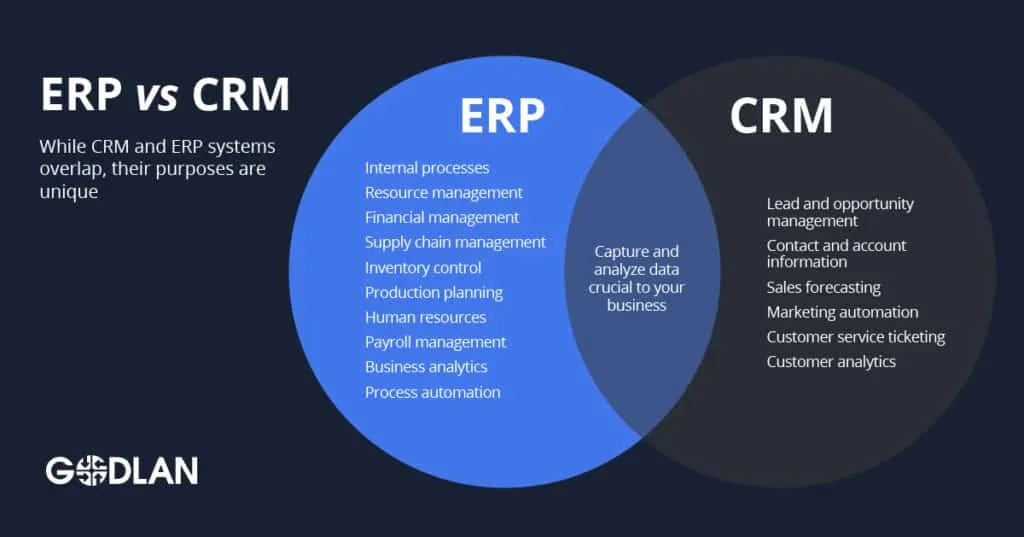
#> input picture day_10/CRMERP.webp, 1024 x 537 px, given in place of CRMERP.jpg, which was not available
$ jupyter execute stretch.ipynb
#> lines starting #> are read from the running program, lines starting #| are printed output that depends on the picture; pictures that were not available may be replaced by others from this repository, and a replacement may not be noted
[cell 1]
import numpy as np
import matplotlib.pyplot as plt
from PIL import Image
import os

# Define the house shape
shape = np.array([
    [0, 2, 2, 0, 0, 1, 2, 1, 0],
    [0, 0, 1, 1, 0, 1, 1, 2, 1]
], dtype=float)


# =========================================================
# 1. ANIMATE ROTATION
# =========================================================

frames = []

for angle in range(0, 361, 10):

    theta = np.radians(angle)

    R = np.array([
        [np.cos(theta), -np.sin(theta)],
        [np.sin(theta),  np.cos(theta)]
    ])

    rotated = R @ shape

    fig, ax = plt.subplots(figsize=(5, 5))

    ax.plot(rotated[0], rotated[1], marker="o")
    ax.set_title(f"Rotation: {angle}°")
    ax.set_aspect("equal")
    ax.set_xlim(-3, 3)
    ax.set_ylim(-3, 3)
    ax.grid(True)

    filename = f"rotation_{angle}.png"
    plt.savefig(filename)
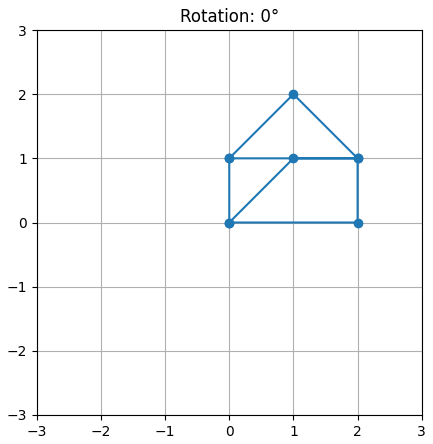
#> figure drawn by matplotlib, 1 panel
    plt.close()

    frames.append(Image.open(filename))

# Create GIF
frames[0].save(
    "rotation.gif",
    save_all=True,
    append_images=frames[1:],
    duration=100,
    loop=0
)
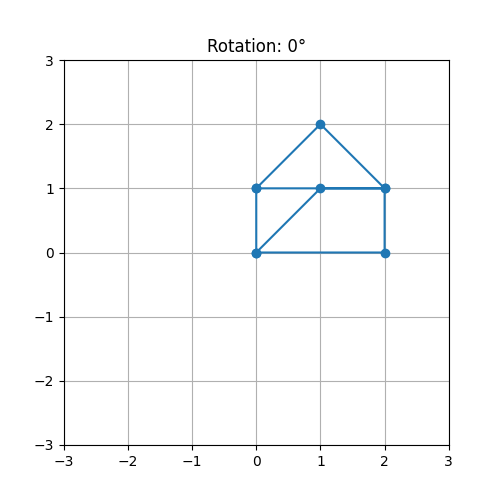
#> saved as rotation.gif: PIL image 500x500 RGBA; mean R, G, B, A 249.6, 250.2, 250.6, 255

# Delete temporary images
for angle in range(0, 361, 10):
    os.remove(f"rotation_{angle}.png")
#> this loop made 37 passes
#> angle on passes 2 to 13: 10, 20, 30, 40, 50, 60, 70, 80, 90, 100, 110, 120

print("Rotation GIF created successfully: rotation.gif")


# =========================================================
# 2. APPLY TRANSFORMATION TO AN ACTUAL IMAGE
# =========================================================

# Change this to your image filename
image_path = "CRMERP.jpg"

if os.path.exists(image_path):

    image = Image.open(image_path).convert("RGB")
#> image is the input picture: PIL image 1024x537 RGB; mean R, G, B 46.3, 62.2, 98.8
    image_array = np.array(image)

    # Example: horizontal shear
    M = np.array([
        [1, 0.5],
        [0, 1]
    ])

    # Display original image
    plt.figure(figsize=(6, 4))
    plt.imshow(image_array)
    plt.title("Original Image")
    plt.axis("off")
    plt.show()

    print("2. Image loaded as NumPy array")
    print("Image shape:", image_array.shape)
#| Image shape: (537, 1024, 3)

else:
    print("\n2. Image not found.")
    print("Put an image in this folder and change image_path.")


# =========================================================
# 3. 3D ROTATION AROUND Z-AXIS
# =========================================================

# Simple 3D cube points
points = np.array([
    [0, 1, 1, 0, 0, 1, 1, 0],
    [0, 0, 1, 1, 0, 0, 1, 1],
    [0, 0, 0, 0, 1, 1, 1, 1]
], dtype=float)

angle = np.radians(45)

Rz = np.array([
    [np.cos(angle), -np.sin(angle), 0],
    [np.sin(angle),  np.cos(angle), 0],
    [0,              0,             1]
])

rotated_points = Rz @ points

fig = plt.figure(figsize=(7, 5))
ax = fig.add_subplot(111, projection="3d")

ax.scatter(
    rotated_points[0],
    rotated_points[1],
    rotated_points[2]
)

ax.set_title("3D Rotation Around Z-Axis")
ax.set_xlabel("X")
ax.set_ylabel("Y")
ax.set_zlabel("Z")

plt.show()
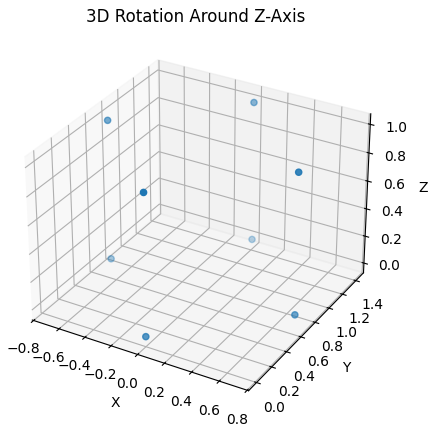
#> figure drawn by matplotlib, 1 panel

print("\n3. 3D rotation completed")


# =========================================================
# 4. APPLY A TRANSFORMATION TWICE
# =========================================================

# Reflection across x-axis
F = np.array([
    [1, 0],
    [0, -1]
])

once = F @ shape
twice = F @ once

print("\n4. Reflection twice")
print("Returns to original?", np.allclose(twice, shape))

# Check the matrix itself
print("F @ F =")
print(F @ F)

print("Is identity?", np.allclose(F @ F, np.eye(2)))


# =========================================================
# 5. AFFINE TRANSFORMATION USING 3×3 MATRIX
# =========================================================

# Point in 2D
point = np.array([2, 3, 1])

# Translation: x + 2, y + 1
T = np.array([
    [1, 0, 2],
    [0, 1, 1],
    [0, 0, 1]
])

new_point = T @ point

print("\n5. Affine transformation")
print("Original point:", point[:2])
print("New point:", new_point[:2])
print("3×3 matrix allows translation.")
